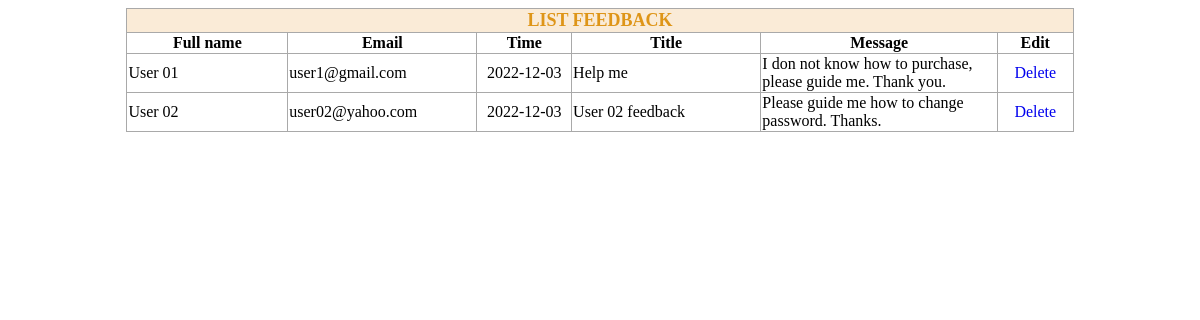
Screenshot of /admin/ListFeedback.php with the database file from the repository.
### tables this page shows
CREATE TABLE `contact` (
  `contact_id` int(11) NOT NULL,
  `contact_name` varchar(300) NOT NULL,
  `contact_email` varchar(300) NOT NULL,
  `contact_title` varchar(300) NOT NULL,
  `contact_message` varchar(1000) NOT NULL,
  `contact_time` date NOT NULL DEFAULT current_timestamp()
);

### admin/ListFeedback.php (the view, shortened to what this page needs)
<?php
    require_once ("DatabaseConnect.php");
    $sql = "SELECT * FROM contact";
    $result = $conn -> query($sql);
?>
<!DOCTYPE html>
<html lang="en">
<head>
    <link rel="stylesheet" href="CSS/Product_Manage_Style.css">
</head>
<body>
    <table border="1" id="ListProduct">
        <tr id="ListProductTitle">
            <td colspan="6">LIST FEEDBACK</td>
        </tr>
        <tr>
            <th width="17%">Full name</th>
            <th width="20%">Email</th>
            <th width="10%">Time</th>
            <th width="20%">Title</th>
            <th>Message</th>
            <th width="8%">Edit</th>
        </tr>
        <?php
            if(mysqli_num_rows($result) > 0)
                while($row = mysqli_fetch_assoc($result)){
        ?>
        <tr>
            <td><?php echo $row['contact_name']; ?></td>
            <td><?php echo $row['contact_email']; ?></td>
            <td class="tdEdit"><?php echo $row['contact_time']; ?></td>
            <td><?php echo $row['contact_title']; ?></td>
            <td><?php echo $row['contact_message']; ?></td>
            <td class="tdEdit">
                <a href="index.php?page=DeleteFeedback&id=<?php echo $row['contact_id']; ?>">Delete</a>
            </td>
        </tr>
        <?php
            }
        ?>
    </table>
</body>
</html>

### admin/CSS/Product_Manage_Style.css (style rules this page uses)
body { font-family: 'Tahoma'; font-weight: normal; }
table#ListProduct { margin: auto; width: 80%; border-collapse: collapse; border-color:darkgray; }
tr#ListProductTitle { font-size: large; color: rgb(222, 149, 24); text-align: center; font-weight: bold; background-color: antiquewhite; }
td.tdEdit { text-align: center; }
a { text-decoration: none; }

### rows the page displays
contact: contact_name "User 01", contact_email "user1@gmail.com", contact_time "2022-12-03", contact_title "Help me", contact_message "I don not know how to purchase, please guide me. Thank you."
contact: contact_name "User 02", contact_email "user02@yahoo.com", contact_time "2022-12-03", contact_title "User 02 feedback", contact_message "Please guide me how to change password. Thanks."
